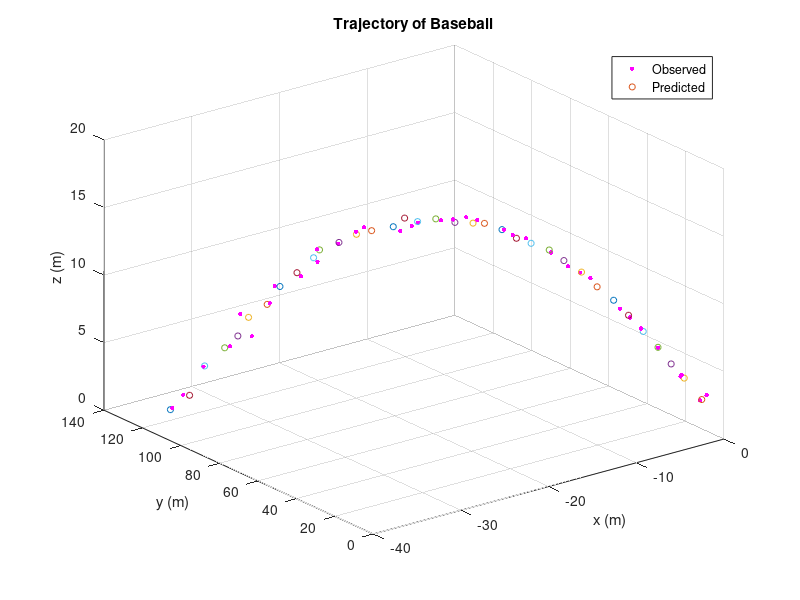

Here is the MATLAB script that generated this plot: (Note: this script raises an error after producing the figure.)
clear all; close all;

data = importdata('homerun_data_HW4.txt');
% data(1,:) = [];
tspan = data(:, 1);
rho = data(:, 2)/3.281; % in m
alpha = data(:, 3)*pi/180; % in rad
beta = data(:, 4)*pi/180; % in rad
g = 9.81;
dt = 0.1;
store_x = [];

% Visualizing data
figure(1)
[plotx ploty plotz] = sph2cart(alpha, beta, rho);
scatter3(plotx, ploty, plotz, 10, 'm', 'filled')

% Initial Conditions
x_(:,1) = [0.4921 0.4921 2.0013 -26.2467 114.3051 65.9941]'/3.281;  
% x_(:,1) = [-0.6562; 0.9843; 1.4764;  -32.8084; 119.6219; 55.7806]/3.281;
n = size(x_, 1);
P = diag([4 4 4 0.1 0.1 0.1])/3.281;
R = [(1.524)^2 0 0;
     0 (0.1*pi/180)^2 0;
     0 0 (0.1*pi/180)^2];      %the error covariance constant to be used
Q = diag([0.5^2,0.5^2,0.5^2,0.01^2,0.01^2,0.01^2]);
% Q = zeros(6);
M = eye(3); % COMBAK: is M eye(3) correct?
W = ones(2*n,1) / (2*n); % UKF weights
 
for i =2:length(rho)
    % Observed
    y_obs(:,i) = [rho(i); alpha(i); beta(i)] + sqrt(diag(R)).*randn(size(diag(R)));% + randn*sigmaw;
    
    xhat_k_1 = [];
    % Sigma points
    for j = 1:2*n
        if j<=n
            xtilda = chol(n*P);
            xtilda = xtilda(j,:)';
        else
            xtilda = -chol(n*P);
            xtilda = xtilda(j-n,:)';
        end
        xhat_k_1 = [xhat_k_1 x_(:,i-1)+xtilda];
    end
    
    % Propagation of state
    xhat_k = [];
    for j = 1:2*n
        current_x = xhat_k_1(:,j);
        current_xhatdot = [current_x(4) current_x(5) current_x(6)-g*dt 0 0 -g]';
        xhat_k = [xhat_k current_x + current_xhatdot*dt]; % COMBAK: is rectangular integration ok?
    end
    xhatk_ = sum(xhat_k, 2)/(2*n);
    temp_Pk_ = 0;
    for j = 1:2*n
        temp_Pk_ = temp_Pk_ + (xhat_k(:,j) - xhatk_)*(xhat_k(:,j) - xhatk_)';
    end
    Pk_ = temp_Pk_/(2*n) + Q;
    
    xhat_k = [];
    % Sigma points
    for j = 1:2*n
        if j<=n
            xtilda = chol(n*P);
            xtilda = xtilda(j,:)';
        else
            xtilda = -chol(n*P);
            xtilda = xtilda(j-n,:)';
        end
        xhat_k = [xhat_k xhatk_+xtilda];
    end
    
    % Assembling y_computed
    y_comp = [];
    for j = 1:2*n
        current_x = xhat_k(:,j);
        X_ = current_x(1,end);
        Y_ = current_x(2,end);
        Z_ = current_x(3,end);
        rho_ = sqrt(X_^2 + Y_^2 + Z_^2);
        alpha_ = atan2(Y_, X_);
        beta_ = atan2(Z_, sqrt(X_^2 + Y_^2));

        y_comp = [y_comp [rho_; alpha_; beta_]];
    end
    y_comp_hat = sum(y_comp, 2)/(2*n);

    temp_Py = 0;
    temp_Pxy = 0;
    for j = 1:2*n
        temp_Py = temp_Py + (y_comp(:,j) - y_comp_hat)*(y_comp(:,j) - y_comp_hat)';
        temp_Pxy = temp_Pxy + (xhat_k(:,j)-xhatk_)*(y_comp(:,j)-y_comp_hat)';
    end
    Py = temp_Py/(2*n) + R;
    Pxy = temp_Pxy/(2*n);
    
    K = Pxy*inv(Py);
    x_(:,i) = xhatk_ + K*(y_obs(:,i) - y_comp_hat);
    P = Pk_ - K*Py*K';

    store_x = [store_x x_(:, i)];

    figure(1)
    hold on
    scatter3(x_(1,i), x_(2,i), x_(3,i), 20, 'black')
end

xlabel('x (m)')
ylabel('y (m)')
zlabel('z (m)')
title('Trajectory of Baseball')
legend('Observed', 'Predicted', 'Location', 'best')
hold off;

writematrix(x_, 'baseball_ukf.csv')
